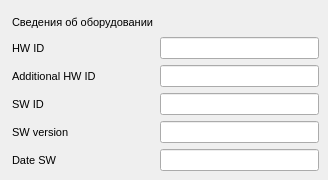
   <widget class="QWidget" name="tab">
    <attribute name="title">
     <string>Identification</string>
    </attribute>
    <widget class="QWidget" name="layoutWidget">
     <property name="geometry">
      <rect>
       <x>12</x>
       <y>13</y>
       <width>307</width>
       <height>158</height>
      </rect>
     </property>
     <layout class="QGridLayout" name="gridLayout">
      <item row="0" column="0">
       <widget class="QLabel" name="label_67">
        <property name="font">
         <font>
          <pointsize>8</pointsize>
         </font>
        </property>
        <property name="text">
         <string>Сведения об оборудовании</string>
        </property>
        <property name="alignment">
         <set>Qt::AlignLeading|Qt::AlignLeft|Qt::AlignVCenter</set>
        </property>
       </widget>
      </item>
      <item row="1" column="0">
       <widget class="QLabel" name="label_68">
        <property name="font">
         <font>
          <pointsize>8</pointsize>
         </font>
        </property>
        <property name="toolTip">
         <string/>
        </property>
        <property name="toolTipDuration">
         <number>-1</number>
        </property>
        <property name="autoFillBackground">
         <bool>false</bool>
        </property>
        <property name="text">
         <string>HW ID</string>
        </property>
       </widget>
      </item>
      <item row="1" column="1">
       <widget class="QLineEdit" name="hw_id"/>
      </item>
      <item row="2" column="0">
       <widget class="QLabel" name="label_69">
        <property name="font">
         <font>
          <pointsize>8</pointsize>
         </font>
        </property>
        <property name="toolTip">
         <string/>
        </property>
        <property name="toolTipDuration">
         <number>-1</number>
        </property>
        <property name="autoFillBackground">
         <bool>false</bool>
        </property>
        <property name="text">
         <string id="1">Additional HW ID</string>
        </property>
       </widget>
      </item>
      <item row="2" column="1">
       <widget class="QLineEdit" name="hw_id_2"/>
      </item>
      <item row="3" column="0">
       <widget class="QLabel" name="label_70">
        <property name="font">
         <font>
          <pointsize>8</pointsize>
         </font>
        </property>
        <property name="toolTip">
         <string/>
        </property>
        <property name="toolTipDuration">
         <number>-1</number>
        </property>
        <property name="autoFillBackground">
         <bool>false</bool>
        </property>
        <property name="text">
         <string>SW ID</string>
        </property>
       </widget>
      </item>
      <item row="3" column="1">
       <widget class="QLineEdit" name="sw_id"/>
      </item>
      <item row="4" column="0">
       <widget class="QLabel" name="label_71">
        <property name="font">
         <font>
          <pointsize>8</pointsize>
         </font>
        </property>
        <property name="toolTip">
         <string/>
        </property>
        <property name="toolTipDuration">
         <number>-1</number>
        </property>
        <property name="autoFillBackground">
         <bool>false</bool>
        </property>
        <property name="text">
         <string>SW version</string>
        </property>
       </widget>
      </item>
      <item row="4" column="1">
       <widget class="QLineEdit" name="sw_ver"/>
      </item>
      <item row="5" column="0">
       <widget class="QLabel" name="label_72">
        <property name="font">
         <font>
          <pointsize>8</pointsize>
         </font>
        </property>
        <property name="toolTip">
         <string/>
        </property>
        <property name="toolTipDuration">
         <number>-1</number>
        </property>
        <property name="autoFillBackground">
         <bool>false</bool>
        </property>
        <property name="text">
         <string>Date SW</string>
        </property>
       </widget>
      </item>
      <item row="5" column="1">
       <widget class="QLineEdit" name="sw_date"/>
      </item>
     </layout>
    </widget>
   </widget>
